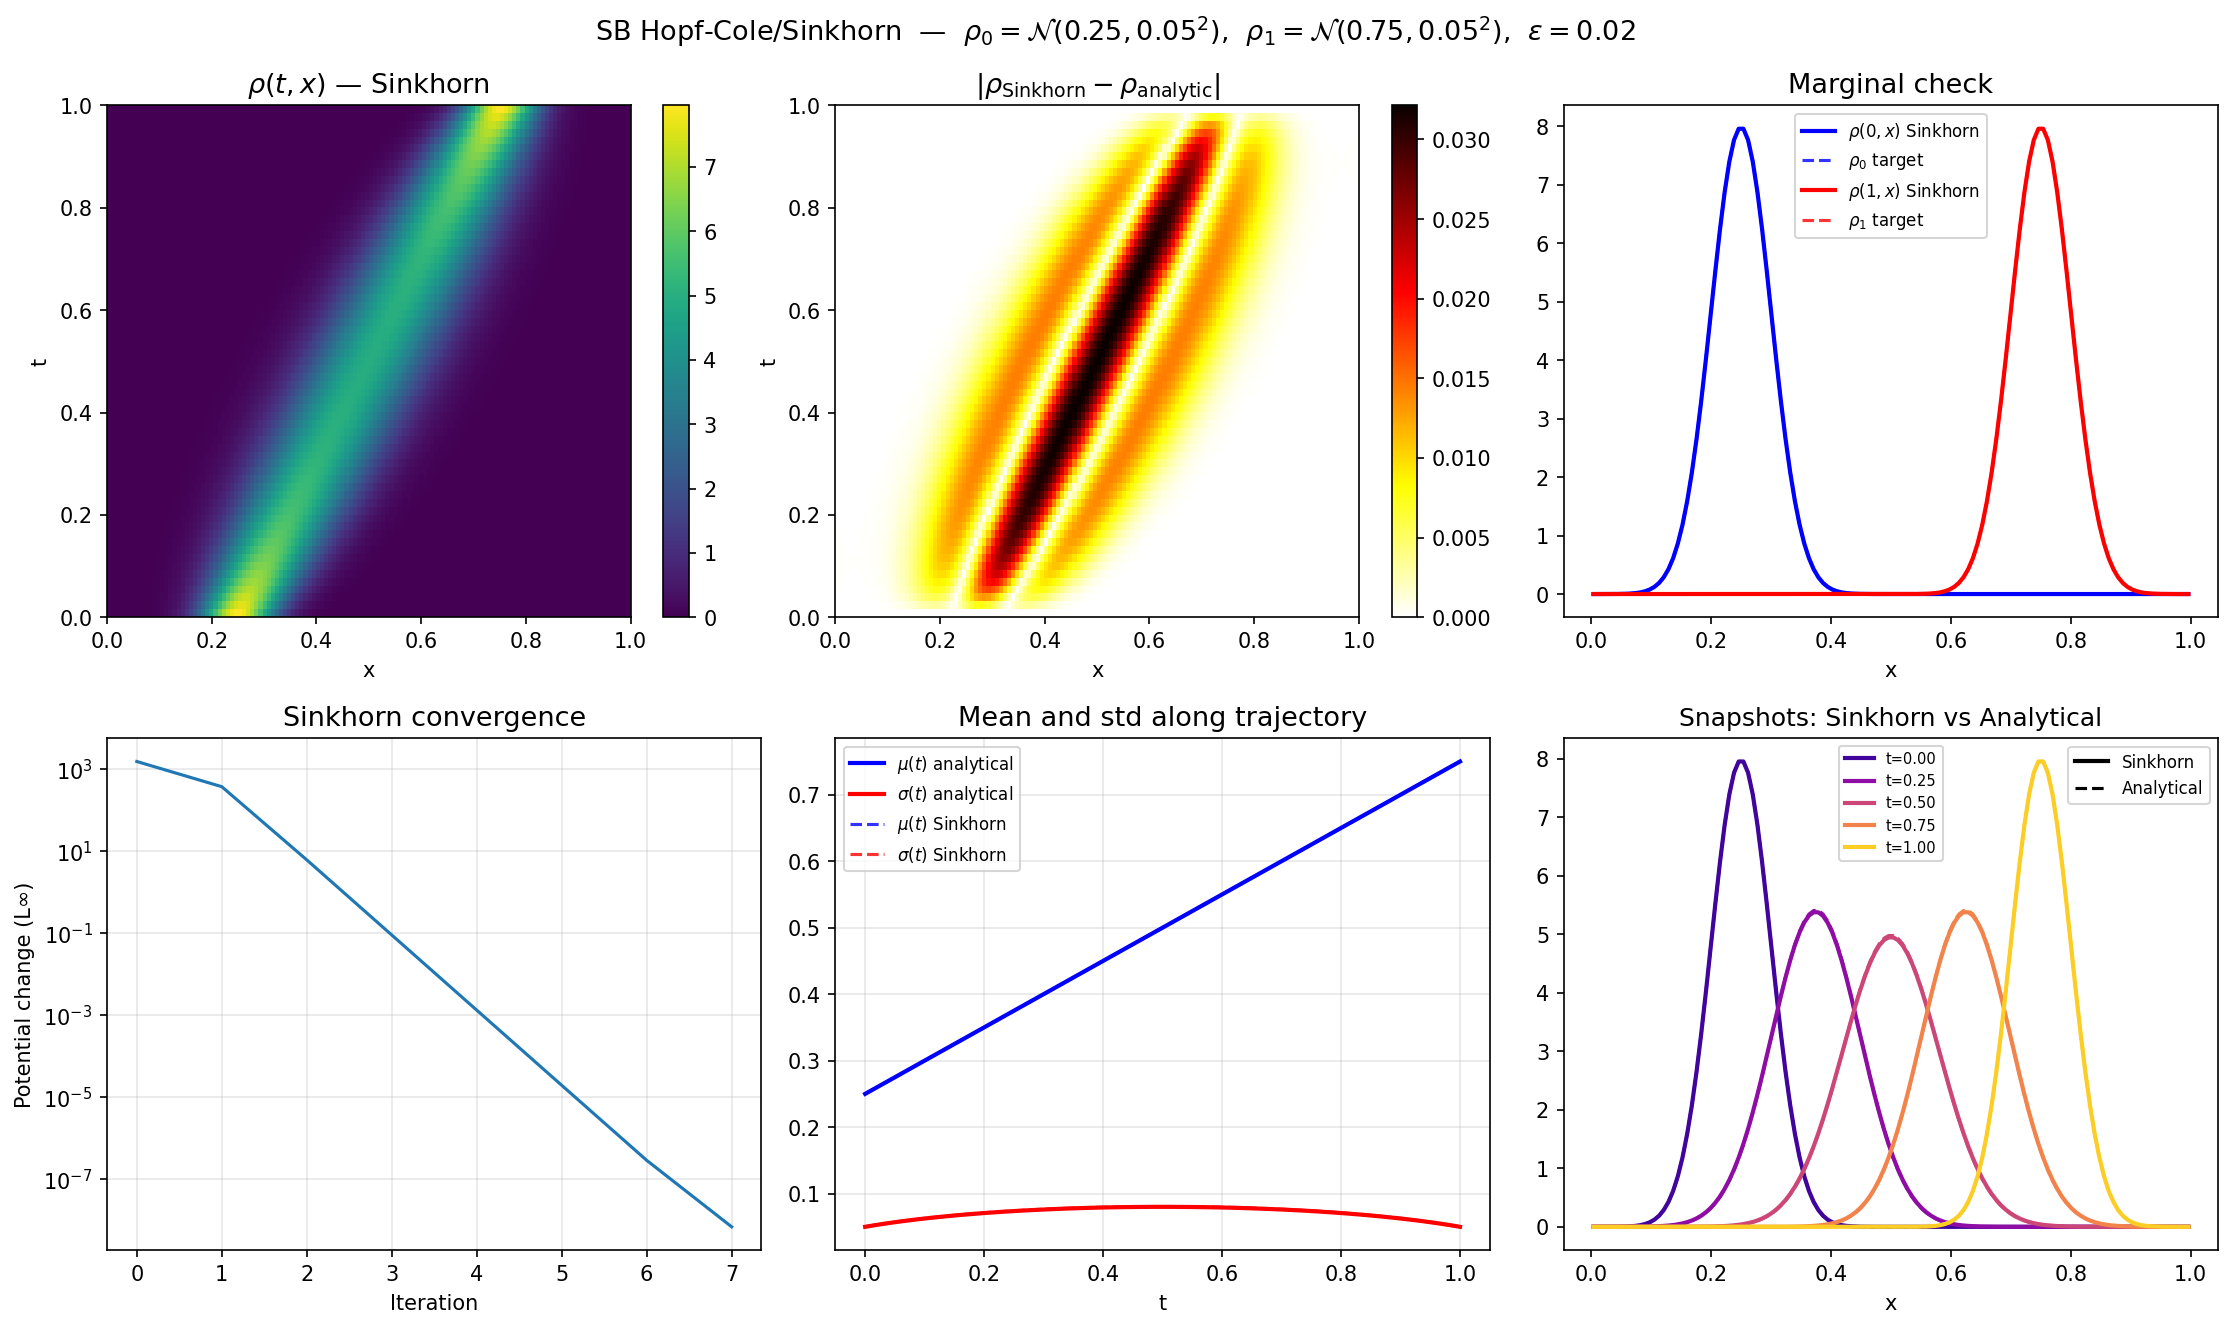

Write Python code to recreate this figure.
#!/usr/bin/env python3
"""
Schrödinger Bridge via Hopf-Cole / Sinkhorn iteration.

Factorization:  rho(t,x) = phi(t,x) * hat_phi(t,x)
  phi    solves forward  heat eq:  d_t phi      =  eps/2 * d_xx phi,  phi(0) = phi0
  hat_phi solves backward heat eq: -d_t hat_phi =  eps/2 * d_xx hat_phi, hat_phi(1) = hat_phi1

Sinkhorn (alternating projections) enforces the marginal conditions:
  phi0 * P_T[hat_phi1] = rho0
  P_T[phi0] * hat_phi1 = rho1

Boundary conditions: Neumann (no-flux) on [0,1], implemented via DCT-II.
"""

import numpy as np
from scipy.fft import dct, idct
from scipy.optimize import fsolve
import matplotlib
matplotlib.use('Agg')
import matplotlib.pyplot as plt


# ── Heat kernel: Neumann BCs via DCT-II ────────────────────────────────────────

def heat_neumann(u, eps, t, dx):
    """
    Apply exp(eps/2 * t * Delta_Neumann) to u.

    Cell-centered grid on [0,1] with N cells:
      eigenfunctions = DCT-II basis
      eigenvalues    = lambda_k = 4/dx^2 * sin^2(pi*k / (2*N))  (k=0..N-1)
    k=0 mode has lambda=0 => mass is conserved exactly.
    """
    if t == 0.0:
        return u.copy()
    N = len(u)
    k = np.arange(N, dtype=float)
    lam = 4.0 / dx**2 * np.sin(np.pi * k / (2.0 * N))**2   # positive eigenvalues
    decay = np.exp(-0.5 * eps * t * lam)
    return idct(dct(u, type=2, norm='ortho') * decay, type=2, norm='ortho')


# ── Sinkhorn iteration ─────────────────────────────────────────────────────────

def sinkhorn(rho0, rho1, eps, dx, max_iter=5000, tol=1e-8, log_every=500):
    """
    Hopf-Cole Sinkhorn for dynamic SB.

    Returns phi0, hat_phi1 such that
      rho(t,x) = P_t[phi0](x) * P_{1-t}[hat_phi1](x)
    matches rho0 at t=0 and rho1 at t=1.
    """
    N = len(rho0)
    T = 1.0

    # Initialization: phi0 = 1, hat_phi1 = rho1
    phi0     = np.ones(N)
    hat_phi1 = rho1.copy()

    history = []

    for it in range(max_iter):
        # ── Update phi0: enforce rho(0) = phi0 * P_T[hat_phi1] = rho0 ──
        hat_phi_at_0 = heat_neumann(hat_phi1, eps, T, dx)
        phi0_new = rho0 / np.maximum(hat_phi_at_0, 1e-300)

        # ── Update hat_phi1: enforce rho(1) = P_T[phi0] * hat_phi1 = rho1 ──
        phi_at_1 = heat_neumann(phi0_new, eps, T, dx)
        hat_phi1_new = rho1 / np.maximum(phi_at_1, 1e-300)

        err = (np.max(np.abs(phi0_new - phi0)) +
               np.max(np.abs(hat_phi1_new - hat_phi1)))
        history.append(err)

        phi0, hat_phi1 = phi0_new, hat_phi1_new

        if it % log_every == 0:
            r0_check = phi0 * heat_neumann(hat_phi1, eps, T, dx)
            r1_check = heat_neumann(phi0, eps, T, dx) * hat_phi1
            e0 = np.max(np.abs(r0_check - rho0))
            e1 = np.max(np.abs(r1_check - rho1))
            print(f"  it={it:5d}  Δpot={err:.2e}  marg_err0={e0:.2e}  marg_err1={e1:.2e}")

        if err < tol:
            print(f"Converged at iter {it+1},  Δpot={err:.2e}")
            break
    else:
        print(f"Did NOT converge ({max_iter} iters),  Δpot={err:.2e}")

    return phi0, hat_phi1, history


# ── Build space-time trajectory ────────────────────────────────────────────────

def build_trajectory(phi0, hat_phi1, eps, dx, N_t=64):
    """
    rho(t,x) = P_t[phi0](x)  *  P_{1-t}[hat_phi1](x)
    Returns arrays of shape (N_t+1, N).
    """
    N = len(phi0)
    t_vals = np.linspace(0, 1, N_t + 1)
    phi     = np.zeros((N_t + 1, N))
    hat_phi = np.zeros((N_t + 1, N))
    for i, t in enumerate(t_vals):
        phi[i]     = heat_neumann(phi0,     eps, t,     dx)
        hat_phi[i] = heat_neumann(hat_phi1, eps, 1 - t, dx)
    rho = phi * hat_phi
    return rho, phi, hat_phi, t_vals


# ── Probability current ────────────────────────────────────────────────────────

def probability_current(phi, hat_phi, rho, eps, dx):
    """
    J(t,x) = eps/2 * rho * d/dx[log phi - log hat_phi]

    Satisfies d_t rho + d_x J = 0  (exact continuity equation).
    Neumann BCs on phi and hat_phi => J = 0 at x=0,1.

    Derivation: optimal SB drift is b = eps * d_x log hat_phi.
    Total current: J = rho*b - (eps/2)*d_x rho = (eps/2)*rho*(d_x log hat_phi - d_x log phi).
    """
    log_diff = np.log(np.maximum(hat_phi, 1e-300)) - np.log(np.maximum(phi, 1e-300))
    grad_log_diff = np.gradient(log_diff, dx, axis=1)
    return 0.5 * eps * rho * grad_log_diff


# ── Verification suite ─────────────────────────────────────────────────────────

def laplacian_neumann(u, dx):
    """Apply Neumann Laplacian exactly via DCT-II: Delta u in L2(Neumann)."""
    N = u.shape[-1]
    k = np.arange(N, dtype=float)
    lam = 4.0 / dx**2 * np.sin(np.pi * k / (2.0 * N))**2
    return idct(-lam * dct(u, type=2, norm='ortho', axis=-1), type=2, norm='ortho', axis=-1)


def run_verifications(phi0, hat_phi1, rho0, rho1,
                      rho, phi_traj, hat_phi_traj, t_vals, eps, dx):
    print("\n" + "═"*55)
    print("  Verification report")
    print("═"*55)
    T = 1.0
    N = len(phi0)
    dt = t_vals[1] - t_vals[0]

    # 1. Marginal match
    rho0_fit = phi0 * heat_neumann(hat_phi1, eps, T, dx)
    rho1_fit = heat_neumann(phi0, eps, T, dx) * hat_phi1
    e0 = np.max(np.abs(rho0_fit - rho0))
    e1 = np.max(np.abs(rho1_fit - rho1))
    print(f"  1. Marginal rho0 match (L∞):        {e0:.2e}  {'OK' if e0<1e-5 else 'FAIL'}")
    print(f"     Marginal rho1 match (L∞):        {e1:.2e}  {'OK' if e1<1e-5 else 'FAIL'}")

    # 2. Mass conservation along trajectory
    masses = rho.sum(axis=1) * dx
    mass_dev = masses.max() - masses.min()
    print(f"  2. Mass conservation (max-min):     {mass_dev:.2e}  {'OK' if mass_dev<1e-6 else 'WARN'}")

    # 3. Positivity
    rho_min = rho.min()
    ok3 = rho_min > -1e-10   # allow machine-precision negatives
    print(f"  3. Min of rho:                      {rho_min:.2e}  {'OK' if ok3 else 'FAIL (negative)'}")

    # 4. Continuity equation: d_t rho + d_x J = 0  (verified analytically)
    #    d_t rho = (eps/2)*(hat_phi*Delta(phi) - phi*Delta(hat_phi))   [from heat eqs]
    #    d_x J   = (eps/2)*(phi*Delta(hat_phi) - hat_phi*Delta(phi))   [analytically]
    #    => d_t rho + d_x J = 0  EXACTLY in continuous sense.
    #    Verify numerically at a few interior times:
    cont_errs = []
    for i in range(1, len(t_vals) - 1):
        Dphi = laplacian_neumann(phi_traj[i], dx)
        Dhph = laplacian_neumann(hat_phi_traj[i], dx)
        dt_rho   = 0.5 * eps * (hat_phi_traj[i] * Dphi - phi_traj[i] * Dhph)
        dx_J_an  = 0.5 * eps * (phi_traj[i] * Dhph - hat_phi_traj[i] * Dphi)
        cont_errs.append(np.max(np.abs(dt_rho + dx_J_an)))
    cont_max = max(cont_errs)
    print(f"  4. Continuity residual (analytic):  {cont_max:.2e}  {'OK' if cont_max<1e-10 else 'FAIL'}")
    print(f"     (note: finite-diff check has O(dx²) numerical error, use analytic)")

    # 5. Semigroup property:  P_{t1}(P_{t2} u) = P_{t1+t2} u
    rng = np.random.default_rng(42)
    u = np.abs(rng.standard_normal(N))
    t1, t2 = 0.3, 0.4
    lhs = heat_neumann(heat_neumann(u, eps, t2, dx), eps, t1, dx)
    rhs = heat_neumann(u, eps, t1 + t2, dx)
    sg_err = np.max(np.abs(lhs - rhs))
    print(f"  5. Semigroup property (L∞):         {sg_err:.2e}  {'OK' if sg_err<1e-12 else 'FAIL'}")

    # 6. Mass conservation of heat kernel (k=0 mode exact)
    u_mass_before = u.sum() * dx
    u_mass_after  = heat_neumann(u, eps, 0.5, dx).sum() * dx
    heat_mass_err = abs(u_mass_after - u_mass_before)
    print(f"  6. Heat kernel mass conserved:      {heat_mass_err:.2e}  {'OK' if heat_mass_err<1e-12 else 'FAIL'}")

    # 7. Schrodinger fixed-point: verify mid-time marginal factorization
    #    At any t: rho(t) = phi(t)*hat_phi(t) should satisfy:
    #    integral rho(t) dx = 1  (already checked in #2)
    #    and phi(t) = P_t[phi0] > 0, hat_phi(t) = P_{1-t}[hat_phi1] > 0
    phi_min  = min(phi_traj.min(),  1.0)
    hphi_min = min(hat_phi_traj.min(), 1.0)
    ok7a = phi_traj.min() > -1e-10
    ok7b = hat_phi_traj.min() > -1e-10
    print(f"  7. Forward potential phi  >= 0:     min={phi_traj.min():.2e}  {'OK' if ok7a else 'FAIL'}")
    print(f"     Backward potential hphi >= 0:    min={hat_phi_traj.min():.2e}  {'OK' if ok7b else 'FAIL'}")

    print("═"*55 + "\n")


# ── Analytical SB for Gaussian marginals ──────────────────────────────────────

def gaussian_sb_analytical(mu0, sigma0, mu1, sigma1, eps, x, t_vals):
    """
    Exact SB between N(mu0, sigma0^2) and N(mu1, sigma1^2) on R with diffusion eps/2.

    Hopf-Cole factorization with Gaussian potentials:
      phi(t,x)     = Gaussian centered at m0, variance alpha^2 + eps*t
      hat_phi(t,x) = Gaussian centered at n1, variance beta^2  + eps*(1-t)
      rho(t,x)     = phi*hat_phi = N(mu(t), sigma(t)^2)

    alpha^2, beta^2 determined by marginal conditions:
      1/sigma0^2 = 1/alpha^2 + 1/(beta^2 + eps)
      1/sigma1^2 = 1/(alpha^2 + eps) + 1/beta^2

    Mean centers m0, n1 from the 2x2 linear system:
      mu0/sigma0^2 = m0/alpha^2       + n1/(beta^2+eps)
      mu1/sigma1^2 = m0/(alpha^2+eps) + n1/beta^2
    """
    s0, s1 = sigma0**2, sigma1**2

    # ── Solve for alpha^2, beta^2 ──────────────────────────────────────────────
    def eqs(p):
        a, b = p
        if a <= 0 or b <= 0:
            return [1e10, 1e10]
        return [1/a + 1/(b + eps) - 1/s0,
                1/(a + eps) + 1/b - 1/s1]

    a_sq, b_sq = fsolve(eqs, [s0 * 2, s1 * 2])
    res = eqs([a_sq, b_sq])
    print(f"  alpha^2={a_sq:.6f}, beta^2={b_sq:.6f}  "
          f"(marginal residual: {max(abs(r) for r in res):.1e})")

    # ── Solve for potential centers m0, n1 ────────────────────────────────────
    A, B = 1.0 / a_sq, 1.0 / (b_sq + eps)
    C, D = 1.0 / (a_sq + eps), 1.0 / b_sq
    det  = A * D - B * C
    rhs0, rhs1 = mu0 / s0, mu1 / s1   # = mu0*(A+B), mu1*(C+D)
    m0 = (D * rhs0 - B * rhs1) / det
    n1 = (A * rhs1 - C * rhs0) / det

    # ── Build trajectory ───────────────────────────────────────────────────────
    rho_an = np.zeros((len(t_vals), len(x)))
    mu_an  = np.zeros(len(t_vals))
    sig_an = np.zeros(len(t_vals))

    for i, t in enumerate(t_vals):
        At    = 1.0 / (a_sq + eps * t)
        Bt    = 1.0 / (b_sq + eps * (1 - t))
        sig2  = 1.0 / (At + Bt)
        mu_t  = sig2 * (At * m0 + Bt * n1)
        sig_t = np.sqrt(sig2)
        rho_an[i] = np.exp(-0.5 * (x - mu_t)**2 / sig2) / (sig_t * np.sqrt(2 * np.pi))
        mu_an[i]  = mu_t
        sig_an[i] = sig_t

    return rho_an, mu_an, sig_an


# ── Main ───────────────────────────────────────────────────────────────────────

if __name__ == "__main__":
    # ── Grid ──────────────────────────────────────────────────────────────────
    N = 128
    dx = 1.0 / N
    x = (np.arange(N) + 0.5) * dx   # cell centers

    # ── Gaussian marginals ────────────────────────────────────────────────────
    mu0, sigma0 = 0.25, 0.05
    mu1, sigma1 = 0.75, 0.05
    eps = 0.02
    N_t = 64

    def gaussian(mu, sigma, x):
        return np.exp(-0.5 * (x - mu)**2 / sigma**2) / (sigma * np.sqrt(2 * np.pi))

    rho0 = gaussian(mu0, sigma0, x)
    rho1 = gaussian(mu1, sigma1, x)
    # Normalize to account for domain truncation
    rho0 /= rho0.sum() * dx
    rho1 /= rho1.sum() * dx

    print("Marginal statistics:")
    print(f"  rho0: N({mu0}, {sigma0}^2),  ∫rho0 dx={rho0.sum()*dx:.8f}")
    print(f"  rho1: N({mu1}, {sigma1}^2),  ∫rho1 dx={rho1.sum()*dx:.8f}")

    # ── Sinkhorn ──────────────────────────────────────────────────────────────
    print(f"\nRunning Sinkhorn (ε={eps}, N={N}, N_t={N_t}) ...")
    phi0, hat_phi1, history = sinkhorn(rho0, rho1, eps, dx, max_iter=5000, tol=1e-8)

    # ── Trajectory ────────────────────────────────────────────────────────────
    rho_traj, phi_traj, hat_phi_traj, t_vals = build_trajectory(
        phi0, hat_phi1, eps, dx, N_t=N_t)
    J_traj = probability_current(phi_traj, hat_phi_traj, rho_traj, eps, dx)

    # ── Analytical SB solution ─────────────────────────────────────────────────
    print("\nComputing analytical Gaussian SB solution ...")
    rho_an, mu_an, sig_an = gaussian_sb_analytical(
        mu0, sigma0, mu1, sigma1, eps, x, t_vals)

    # ── Verifications ─────────────────────────────────────────────────────────
    run_verifications(phi0, hat_phi1, rho0, rho1,
                      rho_traj, phi_traj, hat_phi_traj, t_vals, eps, dx)

    # L∞ error vs analytical along trajectory
    err_vs_analytic = np.max(np.abs(rho_traj - rho_an), axis=1)
    print(f"  Max L∞ error vs analytical: {err_vs_analytic.max():.2e}")
    print(f"  Mean L∞ error vs analytical: {err_vs_analytic.mean():.2e}")

    # ── Overview figure ───────────────────────────────────────────────────────
    fig, axes = plt.subplots(2, 3, figsize=(15, 9))

    # 1. Heatmap rho (Sinkhorn)
    ax = axes[0, 0]
    im = ax.imshow(rho_traj, aspect='auto', origin='lower',
                   extent=[0, 1, 0, 1], cmap='viridis')
    plt.colorbar(im, ax=ax)
    ax.set_title(r'$\rho(t,x)$ — Sinkhorn', fontsize=13)
    ax.set_xlabel('x'); ax.set_ylabel('t')

    # 2. Heatmap of error |rho_sinkhorn - rho_analytic|
    ax = axes[0, 1]
    err_map = np.abs(rho_traj - rho_an)
    im = ax.imshow(err_map, aspect='auto', origin='lower',
                   extent=[0, 1, 0, 1], cmap='hot_r')
    plt.colorbar(im, ax=ax)
    ax.set_title(r'$|\rho_\mathrm{Sinkhorn} - \rho_\mathrm{analytic}|$', fontsize=13)
    ax.set_xlabel('x'); ax.set_ylabel('t')

    # 3. Marginal check
    ax = axes[0, 2]
    ax.plot(x, rho_traj[0],  'b-',  lw=2,   label=r'$\rho(0,x)$ Sinkhorn')
    ax.plot(x, rho0,         'b--', lw=1.5, label=r'$\rho_0$ target', alpha=0.8)
    ax.plot(x, rho_traj[-1], 'r-',  lw=2,   label=r'$\rho(1,x)$ Sinkhorn')
    ax.plot(x, rho1,         'r--', lw=1.5, label=r'$\rho_1$ target', alpha=0.8)
    ax.legend(fontsize=8)
    ax.set_title('Marginal check', fontsize=13)
    ax.set_xlabel('x')

    # 4. Sinkhorn convergence
    ax = axes[1, 0]
    ax.semilogy(history)
    ax.set_title('Sinkhorn convergence', fontsize=13)
    ax.set_xlabel('Iteration'); ax.set_ylabel('Potential change (L∞)')
    ax.grid(True, alpha=0.3)

    # 5. sigma(t) and mu(t): Sinkhorn vs analytical
    ax = axes[1, 1]
    ax.plot(t_vals, mu_an,  'b-',  lw=2, label=r'$\mu(t)$ analytical')
    ax.plot(t_vals, sig_an, 'r-',  lw=2, label=r'$\sigma(t)$ analytical')
    # Sinkhorn mean and std from trajectory
    mass_t = rho_traj.sum(axis=1) * dx
    mu_num  = (rho_traj * x[np.newaxis, :]).sum(axis=1) * dx / mass_t
    sig_num = np.sqrt(((rho_traj * (x[np.newaxis, :] - mu_num[:, np.newaxis])**2
                        ).sum(axis=1) * dx / mass_t))
    ax.plot(t_vals, mu_num,  'b--', lw=1.5, label=r'$\mu(t)$ Sinkhorn', alpha=0.8)
    ax.plot(t_vals, sig_num, 'r--', lw=1.5, label=r'$\sigma(t)$ Sinkhorn', alpha=0.8)
    ax.legend(fontsize=8)
    ax.set_title('Mean and std along trajectory', fontsize=13)
    ax.set_xlabel('t'); ax.grid(True, alpha=0.3)

    # 6. Snapshots — Sinkhorn (solid) vs analytical (dashed)
    ax = axes[1, 2]
    snap_times = [0.0, 0.25, 0.5, 0.75, 1.0]
    colors = plt.cm.plasma(np.linspace(0.1, 0.9, len(snap_times)))
    for k, (t_snap, c) in enumerate(zip(snap_times, colors)):
        idx = int(round(t_snap * N_t))
        lbl = f't={t_snap:.2f}'
        ax.plot(x, rho_traj[idx], color=c, lw=2,   label=lbl)
        ax.plot(x, rho_an[idx],   color=c, lw=1.5, ls='--')
    # Proxy artists for legend
    from matplotlib.lines import Line2D
    ax.add_artist(ax.legend(fontsize=7, loc='upper center'))
    ax.legend(handles=[Line2D([0],[0],color='k',lw=2,label='Sinkhorn'),
                        Line2D([0],[0],color='k',lw=1.5,ls='--',label='Analytical')],
              fontsize=8, loc='upper right')
    ax.set_title('Snapshots: Sinkhorn vs Analytical', fontsize=12)
    ax.set_xlabel('x')

    plt.suptitle(
        rf'SB Hopf-Cole/Sinkhorn  —  $\rho_0=\mathcal{{N}}({mu0},{sigma0}^2)$,'
        rf'  $\rho_1=\mathcal{{N}}({mu1},{sigma1}^2)$,  $\varepsilon={eps}$',
        fontsize=13)
    plt.tight_layout()
    plt.savefig('hopf_cole_sinkhorn.png', dpi=150, bbox_inches='tight')
    print("Saved hopf_cole_sinkhorn.png")

    # ── Dedicated snapshot figure ─────────────────────────────────────────────
    snap_times = np.linspace(0.0, 1.0, 17)   # 17 time slices
    colors = plt.cm.plasma(np.linspace(0.05, 0.95, len(snap_times)))

    fig2, ax2 = plt.subplots(figsize=(12, 5))
    for k, (t_snap, c) in enumerate(zip(snap_times, colors)):
        idx = int(round(t_snap * N_t))
        lbl = f't={t_snap:.3f}'
        ax2.plot(x, rho_traj[idx], color=c, lw=2.0, label=lbl)
        ax2.plot(x, rho_an[idx],   color=c, lw=1.2, ls='--')

    # Legend for time colors
    leg1 = ax2.legend(fontsize=8, loc='upper center', ncol=3, title='time')
    # Legend for line style
    from matplotlib.lines import Line2D
    ax2.add_artist(leg1)
    ax2.legend(handles=[Line2D([0],[0],color='k',lw=2,   label='Sinkhorn (numerical)'),
                         Line2D([0],[0],color='k',lw=1.2,ls='--',label='Analytical (Gaussian SB)')],
               fontsize=9, loc='upper right')
    ax2.set_xlabel('x', fontsize=12)
    ax2.set_ylabel(r'$\rho(t,x)$', fontsize=12)
    ax2.set_title(
        rf'Schrödinger Bridge snapshots  —  '
        rf'$\rho_0=\mathcal{{N}}({mu0},{sigma0}^2)$, '
        rf'$\rho_1=\mathcal{{N}}({mu1},{sigma1}^2)$, '
        rf'$\varepsilon={eps}$',
        fontsize=12)
    ax2.grid(True, alpha=0.25)
    plt.tight_layout()
    plt.savefig('hopf_cole_snapshots.png', dpi=150, bbox_inches='tight')
    print("Saved hopf_cole_snapshots.png")
